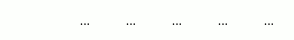
    <widget class="QWidget" name="HeadBar" native="true">
     <property name="sizePolicy">
      <sizepolicy hsizetype="Expanding" vsizetype="Expanding">
       <horstretch>0</horstretch>
       <verstretch>0</verstretch>
      </sizepolicy>
     </property>
     <property name="minimumSize">
      <size>
       <width>0</width>
       <height>40</height>
      </size>
     </property>
     <property name="maximumSize">
      <size>
       <width>16777215</width>
       <height>40</height>
      </size>
     </property>
     <property name="font">
      <font>
       <family>Open Sans</family>
       <pointsize>10</pointsize>
       <stylestrategy>PreferAntialias</stylestrategy>
       <kerning>true</kerning>
      </font>
     </property>
     <property name="styleSheet">
      <string notr="true">background-color: rgb(253, 255, 252);</string>
     </property>
     <layout class="QGridLayout" name="gridLayout_4">
      <property name="leftMargin">
       <number>0</number>
      </property>
      <property name="topMargin">
       <number>0</number>
      </property>
      <property name="rightMargin">
       <number>0</number>
      </property>
      <property name="bottomMargin">
       <number>0</number>
      </property>
      <item row="0" column="2">
       <widget class="QWidget" name="widget_2" native="true">
        <property name="maximumSize">
         <size>
          <width>301</width>
          <height>16777215</height>
         </size>
        </property>
        <property name="font">
         <font>
          <family>Open Sans</family>
          <pointsize>10</pointsize>
          <stylestrategy>PreferAntialias</stylestrategy>
          <kerning>true</kerning>
         </font>
        </property>
        <property name="styleSheet">
         <string notr="true">background-color: rgb(253, 255, 252);</string>
        </property>
        <layout class="QGridLayout" name="gridLayout_5">
         <property name="leftMargin">
          <number>5</number>
         </property>
         <property name="topMargin">
          <number>5</number>
         </property>
         <property name="rightMargin">
          <number>5</number>
         </property>
         <property name="bottomMargin">
          <number>5</number>
         </property>
         <item row="0" column="3">
          <widget class="QToolButton" name="News">
           <property name="sizePolicy">
            <sizepolicy hsizetype="Expanding" vsizetype="Expanding">
             <horstretch>0</horstretch>
             <verstretch>0</verstretch>
            </sizepolicy>
           </property>
           <property name="minimumSize">
            <size>
             <width>40</width>
             <height>0</height>
            </size>
           </property>
           <property name="maximumSize">
            <size>
             <width>35</width>
             <height>16777215</height>
            </size>
           </property>
           <property name="font">
            <font>
             <family>Open Sans</family>
             <pointsize>10</pointsize>
             <stylestrategy>PreferAntialias</stylestrategy>
             <kerning>true</kerning>
            </font>
           </property>
           <property name="text">
            <string>...</string>
           </property>
           <property name="iconSize">
            <size>
             <width>64</width>
             <height>64</height>
            </size>
           </property>
           <property name="autoRaise">
            <bool>true</bool>
           </property>
          </widget>
         </item>
         <item row="0" column="2">
          <widget class="QToolButton" name="Chat">
           <property name="sizePolicy">
            <sizepolicy hsizetype="Expanding" vsizetype="Expanding">
             <horstretch>0</horstretch>
             <verstretch>0</verstretch>
            </sizepolicy>
           </property>
           <property name="minimumSize">
            <size>
             <width>40</width>
             <height>0</height>
            </size>
           </property>
           <property name="maximumSize">
            <size>
             <width>35</width>
             <height>16777215</height>
            </size>
           </property>
           <property name="font">
            <font>
             <family>Open Sans</family>
             <pointsize>10</pointsize>
             <stylestrategy>PreferAntialias</stylestrategy>
             <kerning>true</kerning>
            </font>
           </property>
           <property name="text">
            <string>...</string>
           </property>
           <property name="iconSize">
            <size>
             <width>64</width>
             <height>64</height>
            </size>
           </property>
           <property name="autoRaise">
            <bool>true</bool>
           </property>
          </widget>
         </item>
         <item row="0" column="0">
          <widget class="QToolButton" name="Quickref">
           <property name="sizePolicy">
            <sizepolicy hsizetype="Expanding" vsizetype="Expanding">
             <horstretch>0</horstretch>
             <verstretch>0</verstretch>
            </sizepolicy>
           </property>
           <property name="minimumSize">
            <size>
             <width>40</width>
             <height>0</height>
            </size>
           </property>
           <property name="maximumSize">
            <size>
             <width>35</width>
             <height>16777215</height>
            </size>
           </property>
           <property name="font">
            <font>
             <family>Open Sans</family>
             <pointsize>10</pointsize>
             <stylestrategy>PreferAntialias</stylestrategy>
             <kerning>true</kerning>
            </font>
           </property>
           <property name="text">
            <string>...</string>
           </property>
           <property name="iconSize">
            <size>
             <width>48</width>
             <height>48</height>
            </size>
           </property>
           <property name="popupMode">
            <enum>QToolButton::InstantPopup</enum>
           </property>
           <property name="toolButtonStyle">
            <enum>Qt::ToolButtonIconOnly</enum>
           </property>
           <property name="autoRaise">
            <bool>true</bool>
           </property>
           <property name="arrowType">
            <enum>Qt::NoArrow</enum>
           </property>
          </widget>
         </item>
         <item row="0" column="1">
          <widget class="QToolButton" name="MasterData">
           <property name="sizePolicy">
            <sizepolicy hsizetype="Expanding" vsizetype="Expanding">
             <horstretch>0</horstretch>
             <verstretch>0</verstretch>
            </sizepolicy>
           </property>
           <property name="minimumSize">
            <size>
             <width>40</width>
             <height>0</height>
            </size>
           </property>
           <property name="maximumSize">
            <size>
             <width>35</width>
             <height>16777215</height>
            </size>
           </property>
           <property name="font">
            <font>
             <family>Open Sans</family>
             <pointsize>10</pointsize>
             <stylestrategy>PreferAntialias</stylestrategy>
             <kerning>true</kerning>
            </font>
           </property>
           <property name="text">
            <string>...</string>
           </property>
           <property name="iconSize">
            <size>
             <width>64</width>
             <height>64</height>
            </size>
           </property>
           <property name="autoRaise">
            <bool>true</bool>
           </property>
          </widget>
         </item>
         <item row="0" column="4">
          <widget class="QToolButton" name="Logout">
           <property name="sizePolicy">
            <sizepolicy hsizetype="Expanding" vsizetype="Expanding">
             <horstretch>0</horstretch>
             <verstretch>0</verstretch>
            </sizepolicy>
           </property>
           <property name="minimumSize">
            <size>
             <width>40</width>
             <height>0</height>
            </size>
           </property>
           <property name="maximumSize">
            <size>
             <width>35</width>
             <height>16777215</height>
            </size>
           </property>
           <property name="font">
            <font>
             <family>Open Sans</family>
             <pointsize>10</pointsize>
             <stylestrategy>PreferAntialias</stylestrategy>
             <kerning>true</kerning>
            </font>
           </property>
           <property name="text">
            <string>...</string>
           </property>
           <property name="iconSize">
            <size>
             <width>64</width>
             <height>64</height>
            </size>
           </property>
           <property name="autoRaise">
            <bool>true</bool>
           </property>
          </widget>
         </item>
        </layout>
       </widget>
      </item>
      <item row="0" column="1">
       <widget class="QWidget" name="widget" native="true">
        <property name="font">
         <font>
          <family>Open Sans</family>
          <pointsize>10</pointsize>
          <stylestrategy>PreferAntialias</stylestrategy>
          <kerning>true</kerning>
         </font>
        </property>
        <layout class="QGridLayout" name="gridLayout_6">
         <property name="leftMargin">
          <number>0</number>
         </property>
         <property name="topMargin">
          <number>0</number>
         </property>
         <property name="rightMargin">
          <number>0</number>
         </property>
         <property name="bottomMargin">
          <number>0</number>
         </property>
         <item row="0" column="1">
          <widget class="QLabel" name="WidgetTitleText">
           <property name="font">
            <font>
             <family>Open Sans</family>
             <pointsize>10</pointsize>
             <weight>75</weight>
             <bold>true</bold>
             <stylestrategy>PreferAntialias</stylestrategy>
             <kerning>true</kerning>
            </font>
           </property>
           <property name="text">
            <string/>
           </property>
           <property name="alignment">
            <set>Qt::AlignCenter</set>
           </property>
          </widget>
         </item>
         <item row="0" column="0">
          <widget class="QPushButton" name="menuButton">
           <property name="sizePolicy">
            <sizepolicy hsizetype="Expanding" vsizetype="Expanding">
             <horstretch>0</horstretch>
             <verstretch>0</verstretch>
            </sizepolicy>
           </property>
           <property name="minimumSize">
            <size>
             <width>40</width>
             <height>0</height>
            </size>
           </property>
           <property name="maximumSize">
            <size>
             <width>40</width>
             <height>16777215</height>
            </size>
           </property>
           <property name="font">
            <font>
             <family>Open Sans</family>
             <pointsize>10</pointsize>
             <stylestrategy>PreferAntialias</stylestrategy>
             <kerning>true</kerning>
            </font>
           </property>
           <property name="text">
            <string/>
           </property>
           <property name="flat">
            <bool>true</bool>
           </property>
          </widget>
         </item>
        </layout>
       </widget>
      </item>
     </layout>
    </widget>
